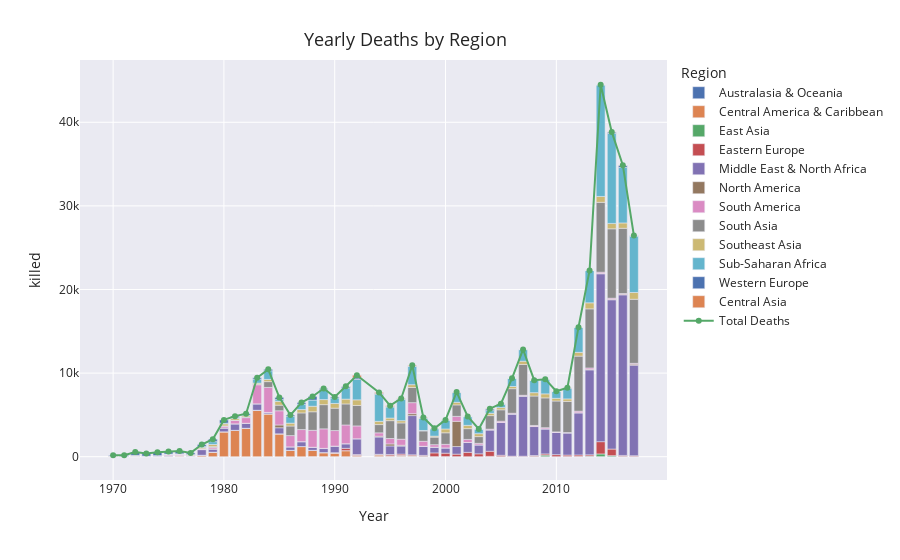

Notebook cell for this chart:
### Markdown cell above
## All Deaths and Injuries

### Code cell
# YEARLY DEATHS BY REGION

region_per_yr = df[['year', 'region', 'country', 'killed']].groupby(
    ['year', 'region']).sum('killed').reset_index().rename(columns = {'region' : 'Region'})
regions = list(region_per_yr['Region'])

total_per_yr = region_per_yr.groupby('year').sum('killed').reset_index().rename(columns = {'killed' : 'across_year'}).astype({'across_year' : int})
joined_df = region_per_yr.merge(total_per_yr, left_on = 'year', right_on = 'year', how = 'left')

fig = px.bar(joined_df, x = 'year', y = 'killed', color = 'Region', template = 'seaborn',
            height = 550, labels={'year' : 'Year', 'across_region' : '# of Attacks'})

fig.update_layout(title = {'text' : 'Yearly Deaths by Region', 'x' : 0.45, 'y' : 0.94, 'font_size' : 18}, hovermode = 'x')

fig.add_trace(go.Scatter(
        x = total_per_yr['year'].values,
        y = total_per_yr['across_year'].values,
        mode = 'lines+markers',
        name = 'Total Deaths'
    ))

### Figure 1 — Plotly figure (JSON) as saved in the notebook; plotly's stock layout.template omitted (floating-point values rounded to 4 significant figures)
{"data": [{"alignmentgroup": "True", "hovertemplate": "Region=Australasia & Oceania<br>Year=%{x}<br>killed=%{y}<extra></extra>", "legendgroup": "Australasia & Oceania", "marker": {"color": "rgb(76,114,176)", "pattern": {"shape": ""}}, "name": "Australasia & Oceania", "offsetgroup": "Australasia & Oceania", "orientation": "v", "showlegend": true, "textposition": "auto", "type": "bar", "x": [1970, 1971, 1972, 1973, 1974, 1978, 1979, 1980, 1981, 1982, 1984, 1985, 1986, 1987, 1988, 1989, 1990, 1991, 1992, 1994, 1995, 1996, 1997, 1998, 1999, 2000, 2001, 2002, 2003, 2006, 2007, 2008, 2009, 2010, 2013, 2014, 2015, 2016, 2017], "xaxis": "x", "y": [0, 0, 1, 0, 0, 2, 0, 2, 1, 0, 12, 0, 1, 0, 22, 15, 12, 3, 9, 20, 6, 23, 0, 0, 2, 7, 0, 1, 1, 0, 0, 0, 0, 0, 0, 4, 2, 0, 4], "yaxis": "y"}, {"alignmentgroup": "True", "hovertemplate": "Region=Central America & Caribbean<br>Year=%{x}<br>killed=%{y}<extra></extra>", "legendgroup": "Central America & Caribbean", "marker": {"color": "rgb(221,132,82)", "pattern": {"shape": ""}}, "name": "Central America & Caribbean", "offsetgroup": "Central America & Caribbean", "orientation": "v", "showlegend": true, "textposition": "auto", "type": "bar", "x": [1970, 1971, 1972, 1973, 1974, 1975, 1976, 1977, 1978, 1979, 1980, 1981, 1982, 1983, 1984, 1985, 1986, 1987, 1988, 1989, 1990, 1991, 1992, 1994, 1995, 1996, 1997, 1998, 1999, 2000, 2001, 2002, 2003, 2004, 2005, 2006, 2007, 2009, 2010, 2011, 2012, 2013, 2014, 2015, 2016, 2017], "xaxis": "x", "y": [3, 0, 0, 0, 0, 36, 84, 36, 164, 536, 2976, 3151, 3398, 5554, 5112, 2734, 755, 1214, 739, 452, 406, 714, 112, 184, 81, 88, 73, 0, 6, 11, 2, 0, 5, 38, 1, 7, 2, 3, 0, 2, 2, 9, 5, 0, 9, 4], "yaxis": "y"}, {"alignmentgroup": "True", "hovertemplate": "Region=East Asia<br>Year=%{x}<br>killed=%{y}<extra></extra>", "legendgroup": "East Asia", "marker": {"color": "rgb(85,168,104)", "pattern": {"shape": ""}}, "name": "East Asia", "offsetgroup": "East Asia", "orientation": "v", "showlegend": true, "textposition": "auto", "type": "bar", "x": [1970, 1971, 1973, 1974, 1975, 1976, 1977, 1978, 1979, 1980, 1981, 1982, 1983, 1984, 1985, 1986, 1987, 1988, 1989, 1990, 1991, 1992, 1994, 1995, 1996, 1997, 1998, 1999, 2000, 2001, 2002, 2003, 2004, 2005, 2006, 2008, 2009, 2010, 2011, 2012, 2013, 2014, 2015, 2016, 2017], "xaxis": "x", "y": [0, 25, 0, 1, 0, 2, 0, 4, 5, 0, 0, 1, 3, 0, 2, 8, 1, 0, 22, 4, 8, 27, 34, 21, 32, 38, 50, 5, 1, 9, 1, 1, 4, 12, 0, 39, 186, 7, 19, 27, 60, 322, 123, 32, 16], "yaxis": "y"}, {"alignmentgroup": "True", "hovertemplate": "Region=Eastern Europe<br>Year=%{x}<br>killed=%{y}<extra></extra>", "legendgroup": "Eastern Europe", "marker": {"color": "rgb(196,78,82)", "pattern": {"shape": ""}}, "name": "Eastern Europe", "offsetgroup": "Eastern Europe", "orientation": "v", "showlegend": true, "textposition": "auto", "type": "bar", "x": [1970, 1971, 1972, 1973, 1974, 1977, 1978, 1979, 1980, 1981, 1982, 1983, 1984, 1985, 1986, 1987, 1988, 1989, 1990, 1991, 1992, 1994, 1995, 1996, 1997, 1998, 1999, 2000, 2001, 2002, 2003, 2004, 2005, 2006, 2007, 2008, 2009, 2010, 2011, 2012, 2013, 2014, 2015, 2016, 2017], "xaxis": "x", "y": [0, 0, 26, 1, 1, 1, 4, 0, 0, 0, 2, 2, 3, 2, 1, 0, 0, 6, 59, 273, 110, 49, 158, 167, 115, 109, 440, 402, 294, 518, 337, 608, 158, 59, 57, 101, 143, 235, 174, 179, 151, 1467, 790, 112, 101], "yaxis": "y"}, {"alignmentgroup": "True", "hovertemplate": "Region=Middle East & North Africa<br>Year=%{x}<br>killed=%{y}<extra></extra>", "legendgroup": "Middle East & North Africa", "marker": {"color": "rgb(129,114,179)", "pattern": {"shape": ""}}, "name": "Middle East & North Africa", "offsetgroup": "Middle East & North Africa", "orientation": "v", "showlegend": true, "textposition": "auto", "type": "bar", "x": [1970, 1971, 1972, 1973, 1974, 1975, 1976, 1977, 1978, 1979, 1980, 1981, 1982, 1983, 1984, 1985, 1986, 1987, 1988, 1989, 1990, 1991, 1992, 1994, 1995, 1996, 1997, 1998, 1999, 2000, 2001, 2002, 2003, 2004, 2005, 2006, 2007, 2008, 2009, 2010, 2011, 2012, 2013, 2014, 2015, 2016, 2017], "xaxis": "x", "y": [1, 7, 33, 7, 81, 60, 45, 43, 671, 366, 442, 772, 587, 756, 149, 723, 409, 581, 365, 480, 778, 544, 1879, 2065, 1020, 961, 4691, 1079, 672, 624, 907, 1175, 1063, 2558, 3918, 5032, 7180, 3467, 2982, 2663, 2651, 5033, 10164, 20080, 17854, 19205, 10819], "yaxis": "y"}, {"alignmentgroup": "True", "hovertemplate": "Region=North America<br>Year=%{x}<br>killed=%{y}<extra></extra>", "legendgroup": "North America", "marker": {"color": "rgb(147,120,96)", "pattern": {"shape": ""}}, "name": "North America", "offsetgroup": "North America", "orientation": "v", "showlegend": true, "textposition": "auto", "type": "bar", "x": [1970, 1971, 1972, 1973, 1974, 1975, 1976, 1977, 1978, 1979, 1980, 1981, 1982, 1983, 1984, 1985, 1986, 1987, 1988, 1989, 1990, 1991, 1992, 1994, 1995, 1996, 1997, 1998, 1999, 2000, 2001, 2002, 2003, 2004, 2005, 2006, 2007, 2008, 2009, 2010, 2011, 2012, 2013, 2014, 2015, 2016, 2017], "xaxis": "x", "y": [34, 20, 11, 46, 18, 56, 30, 15, 15, 23, 18, 8, 13, 8, 16, 334, 1, 1, 3, 18, 8, 15, 8, 98, 240, 98, 231, 8, 20, 5, 3021, 4, 2, 0, 2, 8, 25, 23, 20, 4, 0, 24, 70, 34, 63, 73, 124], "yaxis": "y"}, {"alignmentgroup": "True", "hovertemplate": "Region=South America<br>Year=%{x}<br>killed=%{y}<extra></extra>", "legendgroup": "South America", "marker": {"color": "rgb(218,139,195)", "pattern": {"shape": ""}}, "name": "South America", "offsetgroup": "South America", "orientation": "v", "showlegend": true, "textposition": "auto", "type": "bar", "x": [1970, 1971, 1972, 1973, 1974, 1975, 1976, 1977, 1978, 1979, 1980, 1981, 1982, 1983, 1984, 1985, 1986, 1987, 1988, 1989, 1990, 1991, 1992, 1994, 1995, 1996, 1997, 1998, 1999, 2000, 2001, 2002, 2003, 2004, 2005, 2006, 2007, 2008, 2009, 2010, 2011, 2012, 2013, 2014, 2015, 2016, 2017], "xaxis": "x", "y": [11, 6, 6, 16, 21, 130, 134, 47, 93, 183, 206, 402, 672, 2279, 2995, 1700, 1351, 1450, 2024, 2339, 1861, 2238, 1536, 406, 650, 725, 1317, 599, 293, 430, 593, 369, 191, 89, 152, 93, 83, 109, 136, 58, 43, 180, 160, 157, 128, 87, 101], "yaxis": "y"}, {"alignmentgroup": "True", "hovertemplate": "Region=South Asia<br>Year=%{x}<br>killed=%{y}<extra></extra>", "legendgroup": "South Asia", "marker": {"color": "rgb(140,140,140)", "pattern": {"shape": ""}}, "name": "South Asia", "offsetgroup": "South Asia", "orientation": "v", "showlegend": true, "textposition": "auto", "type": "bar", "x": [1970, 1972, 1973, 1974, 1975, 1976, 1977, 1978, 1979, 1980, 1981, 1982, 1983, 1984, 1985, 1986, 1987, 1988, 1989, 1990, 1991, 1992, 1994, 1995, 1996, 1997, 1998, 1999, 2000, 2001, 2002, 2003, 2004, 2005, 2006, 2007, 2008, 2009, 2010, 2011, 2012, 2013, 2014, 2015, 2016, 2017], "xaxis": "x", "y": [4, 0, 0, 0, 6, 1, 0, 5, 92, 40, 37, 74, 75, 693, 668, 1144, 1989, 2221, 2893, 2678, 2515, 2447, 985, 2133, 1945, 1815, 1237, 900, 1378, 1367, 1288, 802, 1616, 1365, 2937, 3686, 3517, 3565, 3695, 3725, 6586, 7070, 8358, 8300, 7803, 7664], "yaxis": "y"}, {"alignmentgroup": "True", "hovertemplate": "Region=Southeast Asia<br>Year=%{x}<br>killed=%{y}<extra></extra>", "legendgroup": "Southeast Asia", "marker": {"color": "rgb(204,185,116)", "pattern": {"shape": ""}}, "name": "Southeast Asia", "offsetgroup": "Southeast Asia", "orientation": "v", "showlegend": true, "textposition": "auto", "type": "bar", "x": [1970, 1971, 1972, 1973, 1974, 1975, 1976, 1977, 1978, 1979, 1980, 1981, 1982, 1983, 1984, 1985, 1986, 1987, 1988, 1989, 1990, 1991, 1992, 1994, 1995, 1996, 1997, 1998, 1999, 2000, 2001, 2002, 2003, 2004, 2005, 2006, 2007, 2008, 2009, 2010, 2011, 2012, 2013, 2014, 2015, 2016, 2017], "xaxis": "x", "y": [41, 2, 84, 0, 5, 1, 47, 102, 158, 260, 244, 201, 143, 122, 264, 459, 342, 404, 662, 606, 562, 574, 673, 390, 312, 270, 335, 54, 123, 459, 311, 396, 354, 281, 266, 260, 390, 403, 482, 322, 299, 453, 723, 702, 646, 639, 811], "yaxis": "y"}, {"alignmentgroup": "True", "hovertemplate": "Region=Sub-Saharan Africa<br>Year=%{x}<br>killed=%{y}<extra></extra>", "legendgroup": "Sub-Saharan Africa", "marker": {"color": "rgb(100,181,205)", "pattern": {"shape": ""}}, "name": "Sub-Saharan Africa", "offsetgroup": "Sub-Saharan Africa", "orientation": "v", "showlegend": true, "textposition": "auto", "type": "bar", "x": [1970, 1971, 1972, 1973, 1974, 1975, 1976, 1977, 1978, 1979, 1980, 1981, 1982, 1983, 1984, 1985, 1986, 1987, 1988, 1989, 1990, 1991, 1992, 1994, 1995, 1996, 1997, 1998, 1999, 2000, 2001, 2002, 2003, 2004, 2005, 2006, 2007, 2008, 2009, 2010, 2011, 2012, 2013, 2014, 2015, 2016, 2017], "xaxis": "x", "y": [1, 1, 0, 5, 4, 29, 8, 17, 112, 334, 82, 102, 68, 482, 1031, 211, 799, 648, 735, 1202, 660, 1347, 2442, 3232, 1320, 2558, 2188, 1437, 885, 1026, 1169, 1041, 555, 317, 379, 972, 1383, 1475, 1731, 830, 1237, 2996, 3857, 13351, 10763, 6652, 6712], "yaxis": "y"}, {"alignmentgroup": "True", "hovertemplate": "Region=Western Europe<br>Year=%{x}<br>killed=%{y}<extra></extra>", "legendgroup": "Western Europe", "marker": {"color": "rgb(76,114,176)", "pattern": {"shape": ""}}, "name": "Western Europe", "offsetgroup": "Western Europe", "orientation": "v", "showlegend": true, "textposition": "auto", "type": "bar", "x": [1970, 1971, 1972, 1973, 1974, 1975, 1976, 1977, 1978, 1979, 1980, 1981, 1982, 1983, 1984, 1985, 1986, 1987, 1988, 1989, 1990, 1991, 1992, 1994, 1995, 1996, 1997, 1998, 1999, 2000, 2001, 2002, 2003, 2004, 2005, 2006, 2007, 2008, 2009, 2010, 2011, 2012, 2013, 2014, 2015, 2016, 2017], "xaxis": "x", "y": [79, 112, 405, 295, 408, 299, 323, 195, 231, 301, 390, 177, 178, 163, 175, 261, 165, 194, 437, 119, 120, 170, 179, 105, 68, 43, 40, 54, 12, 42, 40, 9, 5, 196, 60, 6, 17, 3, 15, 5, 83, 11, 7, 5, 171, 238, 83], "yaxis": "y"}, {"alignmentgroup": "True", "hovertemplate": "Region=Central Asia<br>Year=%{x}<br>killed=%{y}<extra></extra>", "legendgroup": "Central Asia", "marker": {"color": "rgb(221,132,82)", "pattern": {"shape": ""}}, "name": "Central Asia", "offsetgroup": "Central Asia", "orientation": "v", "showlegend": true, "textposition": "auto", "type": "bar", "x": [1991, 1992, 1994, 1995, 1996, 1997, 1998, 1999, 2000, 2001, 2002, 2003, 2004, 2005, 2006, 2007, 2008, 2009, 2010, 2011, 2012, 2013, 2014, 2015, 2016, 2017], "xaxis": "x", "y": [28, 320, 122, 94, 56, 81, 61, 35, 18, 16, 3, 1, 36, 18, 6, 1, 20, 10, 8, 13, 6, 2, 5, 13, 21, 6], "yaxis": "y"}, {"mode": "lines+markers", "name": "Total Deaths", "type": "scatter", "x": [1970, 1971, 1972, 1973, 1974, 1975, 1976, 1977, 1978, 1979, 1980, 1981, 1982, 1983, 1984, 1985, 1986, 1987, 1988, 1989, 1990, 1991, 1992, 1994, 1995, 1996, 1997, 1998, 1999, 2000, 2001, 2002, 2003, 2004, 2005, 2006, 2007, 2008, 2009, 2010, 2011, 2012, 2013, 2014, 2015, 2016, 2017], "y": [174, 173, 566, 370, 539, 617, 674, 456, 1459, 2100, 4400, 4851, 5136, 9444, 10450, 7094, 4976, 6482, 7208, 8152, 7148, 8429, 9742, 7690, 6103, 6966, 10924, 4688, 3393, 4403, 7729, 4805, 3317, 5743, 6331, 9380, 12824, 9157, 9273, 7827, 8246, 15497, 22273, 44490, 38853, 34871, 26445]}], "layout": {"autosize": true, "barmode": "relative", "hovermode": "x", "legend": {"title": {"text": "Region"}, "tracegroupgap": 0}, "margin": {"t": 60}, "title": {"font": {"size": 18}, "text": "Yearly Deaths by Region", "x": 0.45, "y": 0.94}, "xaxis": {"anchor": "y", "autorange": true, "domain": [0, 1], "range": [1967.0, 2020.0], "title": {"text": "Year"}, "type": "linear"}, "yaxis": {"anchor": "x", "autorange": true, "domain": [0, 1], "range": [-2800.0, 47460.0], "title": {"text": "killed"}, "type": "linear"}}}
